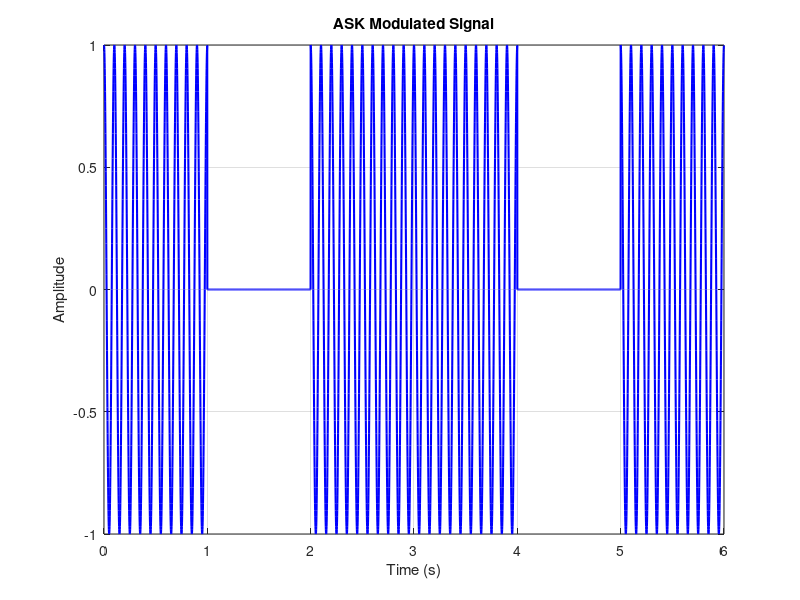
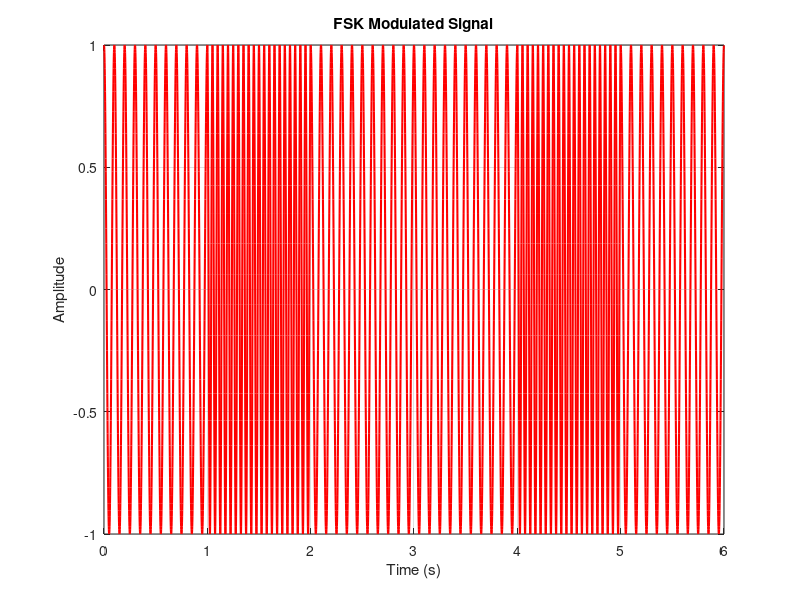
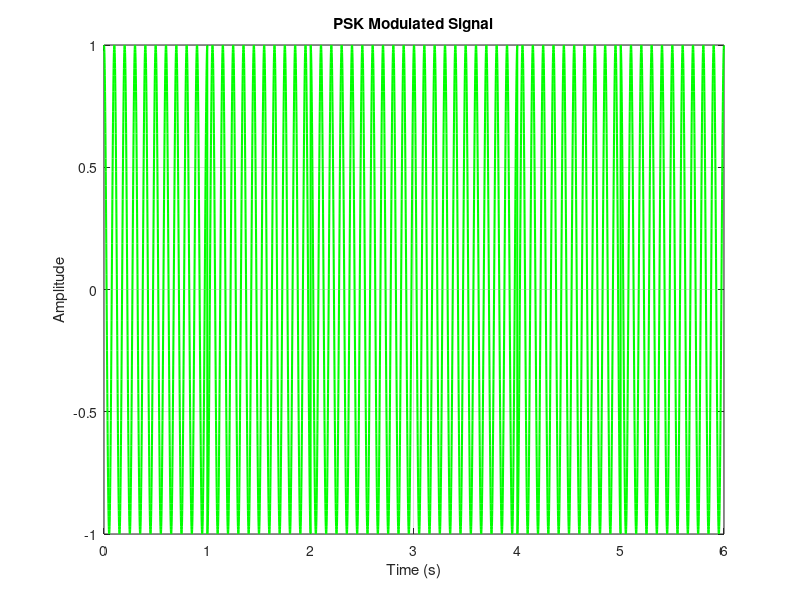

Source code (MATLAB) for these figures, in order:
% WMC LAB 4 - Digital Modulation Techniques.

% Name - Abid Rafique Khan
% BITS ID - 2021WA86438

% To plot the signal for ASK, FSK, and PSK for binary input 101101
clc; clear; close all;

% Binary data
data = [1 0 1 1 0 1];
bit_duration = 1;         % Bit time in seconds
fs = 1000;                % Sampling frequency
fc1 = 10;                 % Carrier frequency for ASK and PSK
f1 = 10; f2 = 20;         % Frequencies for FSK
t = 0:1/fs:bit_duration-1/fs;  % Time vector for one bit
total_time = [];

% Signals
ask_mod = [];
fsk_mod = [];
psk_mod = [];

% Modulation process
for i = 1:length(data)
    bit = data(i);

    % ASK
    if bit == 1
        ask = cos(2*pi*fc1*t);
    else
        ask = zeros(1, length(t));
    end
    ask_mod = [ask_mod ask];

    % FSK
    if bit == 1
        fsk = cos(2*pi*f1*t);
    else
        fsk = cos(2*pi*f2*t);
    end
    fsk_mod = [fsk_mod fsk];

    % PSK (BPSK)
    if bit == 1
        psk = cos(2*pi*fc1*t);
    else
        psk = cos(2*pi*fc1*t + pi);  % Phase shift of 180°
    end
    psk_mod = [psk_mod psk];
end

% Total time axis
total_time = 0:1/fs:(length(data)*bit_duration)-1/fs;

% Plot ASK
figure;
plot(total_time, ask_mod, 'b', 'LineWidth', 1.5);
title('ASK Modulated Signal');
xlabel('Time (s)'); ylabel('Amplitude');
grid on;

% Plot FSK
figure;
plot(total_time, fsk_mod, 'r', 'LineWidth', 1.5);
title('FSK Modulated Signal');
xlabel('Time (s)'); ylabel('Amplitude');
grid on;

% Plot PSK
figure;
plot(total_time, psk_mod, 'g', 'LineWidth', 1.5);
title('PSK Modulated Signal');
xlabel('Time (s)'); ylabel('Amplitude');
grid on;
